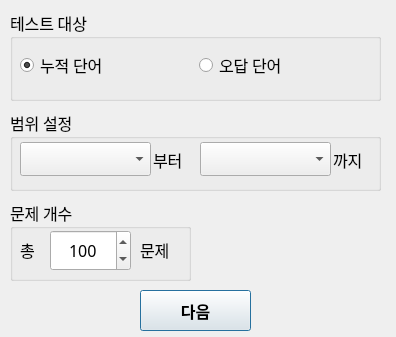
<?xml version="1.0" encoding="UTF-8"?>
<ui version="4.0">
 <class>Dialog</class>
 <widget class="QDialog" name="Dialog">
  <property name="enabled">
   <bool>true</bool>
  </property>
  <property name="geometry">
   <rect>
    <x>0</x>
    <y>0</y>
    <width>396</width>
    <height>337</height>
   </rect>
  </property>
  <property name="windowTitle">
   <string>설정</string>
  </property>
  <widget class="QPushButton" name="btn">
   <property name="enabled">
    <bool>true</bool>
   </property>
   <property name="geometry">
    <rect>
     <x>140</x>
     <y>290</y>
     <width>111</width>
     <height>41</height>
    </rect>
   </property>
   <property name="font">
    <font>
     <family>맑은 고딕</family>
     <pointsize>12</pointsize>
     <weight>75</weight>
     <bold>true</bold>
    </font>
   </property>
   <property name="text">
    <string>다음</string>
   </property>
  </widget>
  <widget class="QGroupBox" name="groupBox_3">
   <property name="geometry">
    <rect>
     <x>10</x>
     <y>110</y>
     <width>371</width>
     <height>81</height>
    </rect>
   </property>
   <property name="font">
    <font>
     <family>맑은 고딕</family>
     <pointsize>12</pointsize>
    </font>
   </property>
   <property name="title">
    <string>범위 설정</string>
   </property>
   <widget class="QLabel" name="label">
    <property name="geometry">
     <rect>
      <x>323</x>
      <y>30</y>
      <width>41</width>
      <height>39</height>
     </rect>
    </property>
    <property name="text">
     <string>까지</string>
    </property>
   </widget>
   <widget class="QLabel" name="label_2">
    <property name="geometry">
     <rect>
      <x>143</x>
      <y>30</y>
      <width>41</width>
      <height>39</height>
     </rect>
    </property>
    <property name="text">
     <string>부터</string>
    </property>
   </widget>
   <widget class="QComboBox" name="cb1">
    <property name="geometry">
     <rect>
      <x>10</x>
      <y>32</y>
      <width>131</width>
      <height>34</height>
     </rect>
    </property>
   </widget>
   <widget class="QComboBox" name="cb2">
    <property name="enabled">
     <bool>true</bool>
    </property>
    <property name="geometry">
     <rect>
      <x>190</x>
      <y>32</y>
      <width>131</width>
      <height>34</height>
     </rect>
    </property>
   </widget>
  </widget>
  <widget class="QGroupBox" name="groupBox_4">
   <property name="geometry">
    <rect>
     <x>10</x>
     <y>10</y>
     <width>371</width>
     <height>91</height>
    </rect>
   </property>
   <property name="font">
    <font>
     <family>맑은 고딕</family>
     <pointsize>12</pointsize>
    </font>
   </property>
   <property name="title">
    <string>테스트 대상</string>
   </property>
   <widget class="QWidget" name="horizontalLayoutWidget">
    <property name="geometry">
     <rect>
      <x>10</x>
      <y>30</y>
      <width>351</width>
      <height>51</height>
     </rect>
    </property>
    <layout class="QHBoxLayout" name="horizontalLayout">
     <item>
      <widget class="QRadioButton" name="rb1">
       <property name="text">
        <string>누적 단어</string>
       </property>
       <property name="checked">
        <bool>true</bool>
       </property>
      </widget>
     </item>
     <item>
      <widget class="QRadioButton" name="rb2">
       <property name="text">
        <string>오답 단어</string>
       </property>
       <property name="checked">
        <bool>false</bool>
       </property>
      </widget>
     </item>
    </layout>
   </widget>
  </widget>
  <widget class="QGroupBox" name="groupBox_5">
   <property name="geometry">
    <rect>
     <x>10</x>
     <y>200</y>
     <width>181</width>
     <height>81</height>
    </rect>
   </property>
   <property name="font">
    <font>
     <family>맑은 고딕</family>
     <pointsize>12</pointsize>
    </font>
   </property>
   <property name="title">
    <string>문제 개수</string>
   </property>
   <widget class="QLabel" name="label_3">
    <property name="geometry">
     <rect>
      <x>130</x>
      <y>30</y>
      <width>41</width>
      <height>39</height>
     </rect>
    </property>
    <property name="text">
     <string>문제</string>
    </property>
   </widget>
   <widget class="QLabel" name="label_4">
    <property name="geometry">
     <rect>
      <x>10</x>
      <y>30</y>
      <width>31</width>
      <height>39</height>
     </rect>
    </property>
    <property name="text">
     <string>총</string>
    </property>
   </widget>
   <widget class="QSpinBox" name="spinBox">
    <property name="geometry">
     <rect>
      <x>40</x>
      <y>30</y>
      <width>81</width>
      <height>41</height>
     </rect>
    </property>
    <property name="alignment">
     <set>Qt::AlignCenter</set>
    </property>
    <property name="minimum">
     <number>10</number>
    </property>
    <property name="maximum">
     <number>10000</number>
    </property>
    <property name="singleStep">
     <number>5</number>
    </property>
    <property name="value">
     <number>100</number>
    </property>
   </widget>
  </widget>
 </widget>
 <resources/>
 <connections/>
</ui>
